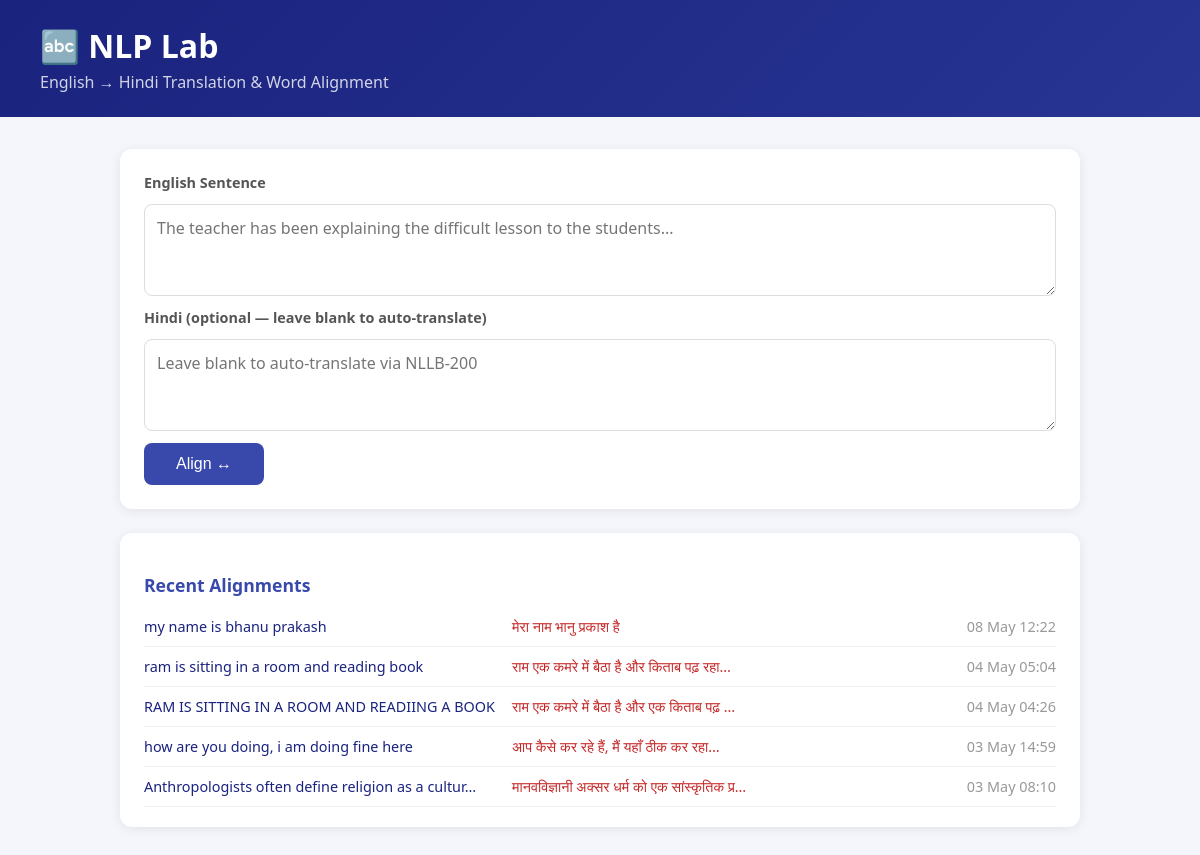
The page / on the database its author committed.
### alignment/models.py (models this page shows, shortened)
class AlignmentResult(models.Model):
    english_sentence  = models.TextField()
    hindi_sentence    = models.TextField()
    alignment_pairs   = models.JSONField()   # [(src_idx, tgt_idx), ...]
    similarity_matrix = models.JSONField()   # 2D list for heatmap
    created_at        = models.DateTimeField(auto_now_add=True)
    class Meta:
        ordering = ['-created_at']

### alignment/views.py (the view)
# urls.py: path('',              views.index,       name='alignment-index'),
def index(request):
    recent = AlignmentResult.objects.all()[:5]
    return render(request, 'alignment/index.html', {'recent': recent})

### alignment/templates/alignment/index.html (shortened to what this page needs)
<!DOCTYPE html>
<html lang="en">
{% load static %}
<head>
  <link rel="stylesheet" href="{% static 'alignment/style.css' %}">
</head>
<body>
  <header>
    <h1>🔤 NLP Lab</h1>
    <p>English → Hindi Translation &amp; Word Alignment</p>
  </header>
  <main>
    <section class="input-panel">
      <label for="english-input">English Sentence</label>
      <textarea id="english-input" rows="3"
        placeholder="The teacher has been explaining the difficult lesson to the students..."></textarea>
      <label for="hindi-input">Hindi (optional — leave blank to auto-translate)</label>
      <textarea id="hindi-input" rows="3"
        placeholder="Leave blank to auto-translate via NLLB-200"></textarea>
      <button id="align-btn">Align ↔</button>
    </section>
    <section class="history-panel">
      <h3>Recent Alignments</h3>
      <ul id="history-list">
        {% for r in recent %}
        <li>
          <span class="hist-en">{{ r.english_sentence|truncatechars:50 }}</span>
          <span class="hist-hi">{{ r.hindi_sentence|truncatechars:40 }}</span>
          <span class="hist-date">{{ r.created_at|date:"d M H:i" }}</span>
        </li>
        {% empty %}
        <li>No history yet.</li>
        {% endfor %}
      </ul>
    </section>
  </main>
</body>
</html>

### static/alignment/style.css (style rules this page uses)
*, *::before, *::after { box-sizing: border-box; margin: 0; padding: 0; }
body { font-family: 'Segoe UI', sans-serif; background: #f4f6fb; color: #222; padding: 0 0 40px; }
header { background: linear-gradient(135deg, #1a237e, #283593); color: white; padding: 24px 40px; }
header h1 { font-size: 2rem; }
header p { opacity: 0.8; margin-top: 4px; }
main { max-width: 1000px; margin: 32px auto; padding: 0 20px; }
.input-panel { background: white; border-radius: 12px; padding: 24px; box-shadow: 0 2px 12px rgba(0,0,0,0.08); display: flex; flex-direction: column; gap: 12px; }
label { font-weight: 600; font-size: 0.9rem; color: #555; }
textarea { width: 100%; border: 1px solid #ddd; border-radius: 8px; padding: 12px; font-size: 1rem; font-family: inherit; resize: vertical; transition: border-color 0.2s; }
button#align-btn { background: #3949ab; color: white; border: none; padding: 12px 32px; border-radius: 8px; font-size: 1rem; cursor: pointer; align-self: flex-start; transition: background 0.2s; }
h3 { font-size: 1.1rem; margin: 20px 0 10px; color: #3949ab; }
.history-panel { margin-top: 24px; background: white; border-radius: 12px; padding: 20px 24px; box-shadow: 0 2px 12px rgba(0,0,0,0.08); }
#history-list { list-style: none; }
#history-list li { display: flex; gap: 16px; padding: 10px 0; border-bottom: 1px solid #eee; font-size: 0.9rem; }
.hist-en { flex: 2; color: #1a237e; }
.hist-hi { flex: 2; color: #c62828; }
.hist-date { flex: 1; color: #999; text-align: right; }

### rows shown on the page
AlignmentResult: english_sentence "my name is bhanu prakash", hindi_sentence "मेरा नाम भानु प्रकाश है", created_at "08 May 12:22"
AlignmentResult: english_sentence "ram is sitting in a room and reading book", hindi_sentence "राम एक कमरे में बैठा है और किताब पढ़ रहा…", created_at "04 May 05:04"
AlignmentResult: english_sentence "RAM IS SITTING IN A ROOM AND READIING A BOOK", hindi_sentence "राम एक कमरे में बैठा है और एक किताब पढ़ …", created_at "04 May 04:26"
AlignmentResult: english_sentence "how are you doing, i am doing fine here", hindi_sentence "आप कैसे कर रहे हैं, मैं यहाँ ठीक कर रहा…", created_at "03 May 14:59"
AlignmentResult: english_sentence "Anthropologists often define religion as a cultur…", hindi_sentence "मानवविज्ञानी अक्सर धर्म को एक सांस्कृतिक प्र…", created_at "03 May 08:10"
